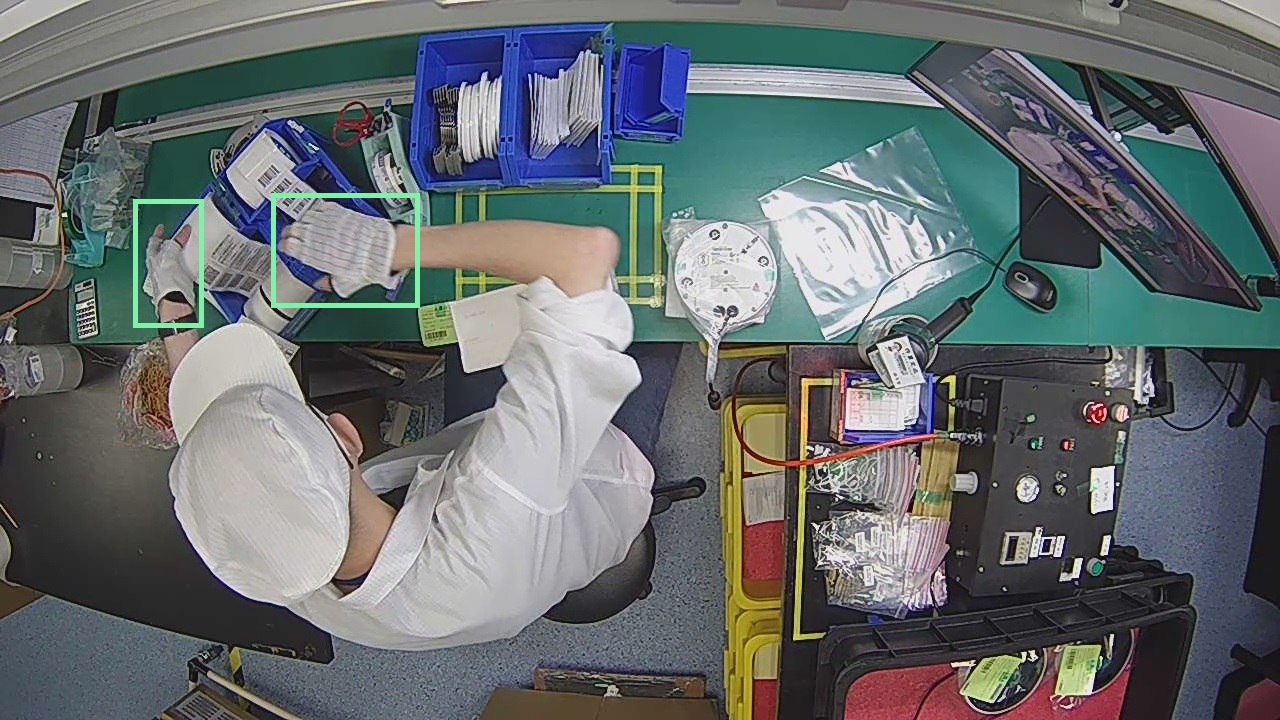
#> input picture 1096.jpg, 1280 x 720 px; its folder holds only this picture in this run
$ python Assignment1.py
#> lines starting #> are read from the running program, lines starting #| are printed output that depends on the picture; after the words box and inside, x2 and y2 are one past the last pixel; in counts of white or black regions, pixels touching at a corner belong together; long printed decimals are rounded
import numpy as np
import cv2
import glob
import yaml
import os
# import matplotlib.pyplot as plt

#import pathlab

corner_x=8 # number of chessboard corner in x direction
corner_y=6 # number of chessboard corner in y direction

# termination criteria
criteria = (cv2.TERM_CRITERIA_EPS + cv2.TERM_CRITERIA_MAX_ITER, 30, 0.01)

# prepare object points, like (0,0,0), (1,0,0), (2,0,0) ....,(6,5,0)
objp = np.zeros((corner_y*corner_x,3), np.float32)
objp[:,:2] = np.mgrid[0:corner_x,0:corner_y].T.reshape(-1,2)

# Arrays to store object points and image points from a ll the images.
objpoints = [] # 3d point in real world space
jpegpoints = [] # 2d points in image plane.

source_path = "" #ini untuk source image kita simpan kat mane??
#print(os.getcwd())
print('image found :',len(os.listdir()))

images = []
for i in os.listdir():
    if os.path.splitext(i)[1] == ".jpg":
        images.append(i)
        break

#images = glob.glob('D:\Image Vision')


# path = 'results'
# pathlib.Path(path).mkdir(parents=True, exist_ok=True)

found = 0
for fname in images: # here, 10 can be changed to whatever number you like to choose
    jpeg = cv2.imread(fname) # capture frame by frame
#> jpeg is the input picture: shape (720, 1280, 3); mean B, G, R 110.4, 108.8, 102.5
    cv2.imshow('jpeg', jpeg)

    cv2.waitKey(500)
    print(fname)
    gray = cv2.cvtColor(jpeg, cv2.COLOR_BGRA2GRAY)
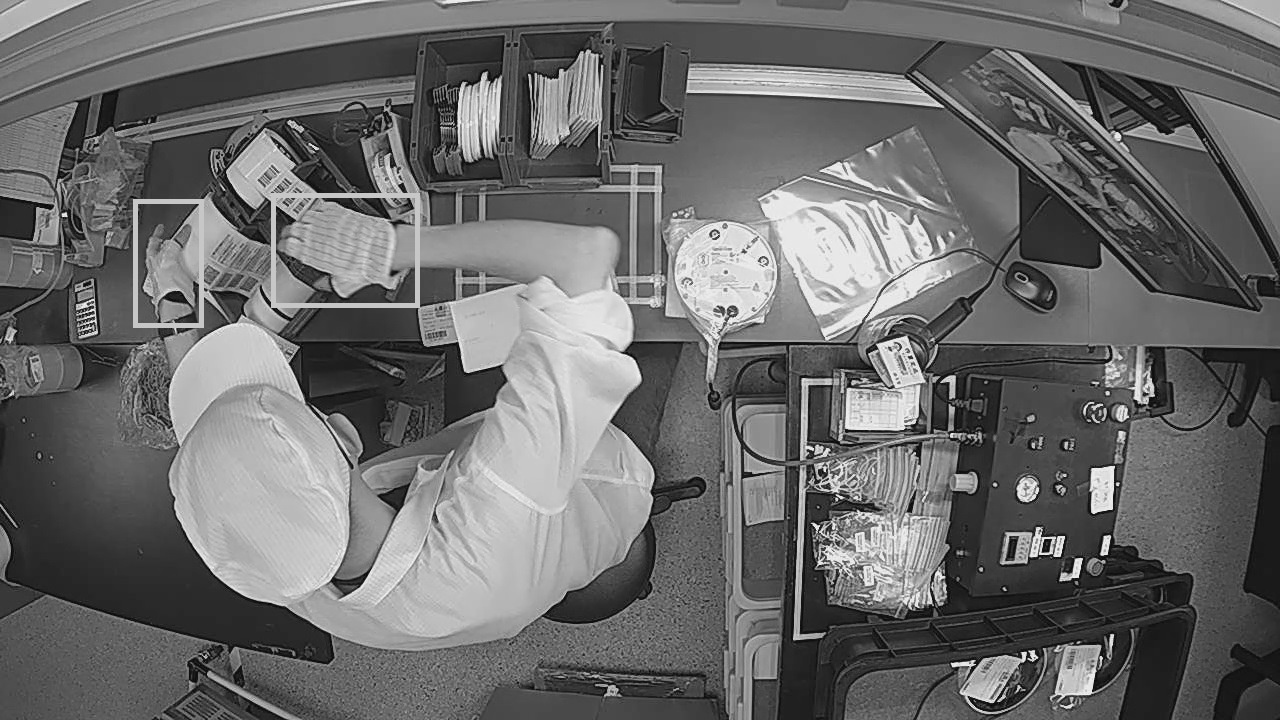
#> gray: shape (720, 1280); min 0, max 254, mean 107.1

    # find the chess noard corners
    ret, corners = cv2.findChessboardCorners(gray, (corner_x,corner_y), None)
#> ret = False; corners = None
    # if found, ass object points, image points (after refining them)
    x, y = gray.shape[:2]
    print(x, y)
#| 720 1280
    cv2.circle(jpeg,(int(y/2),int(x/2)), 5, (0, 0, 255), -1)
#> jpeg: shape (720, 1280, 3); 0.01% of pixels changed, all inside (x1, y1, x2, y2) = (635, 355, 646, 366)
    if ret == True:
        print(corners)
        objpoints.append(objp) #Certainly, every loop objp is the same in 3D
        corners2 = cv2.cornerSubPix(gray,corners,(20,5),(-1,-5),criteria)
        jpegpoints.append(corners2)
        # Draw and display the corners
        jpeg = cv2.drawChessboardCorners(jpeg, (corner_x,corner_y), corners2, ret)
        found += 1
        cv2.waitKey(0)
        # [6 lines of commented-out code are left out]


print("number of images used for calibration: ", found)

 # when everything done, release the capture
# cap.release()
# cv2.destroyAllWindows()

#calibration
#> (the run stopped early here; a loop or call above may not have finished)

$ run again, on 1676699585443271.jpg
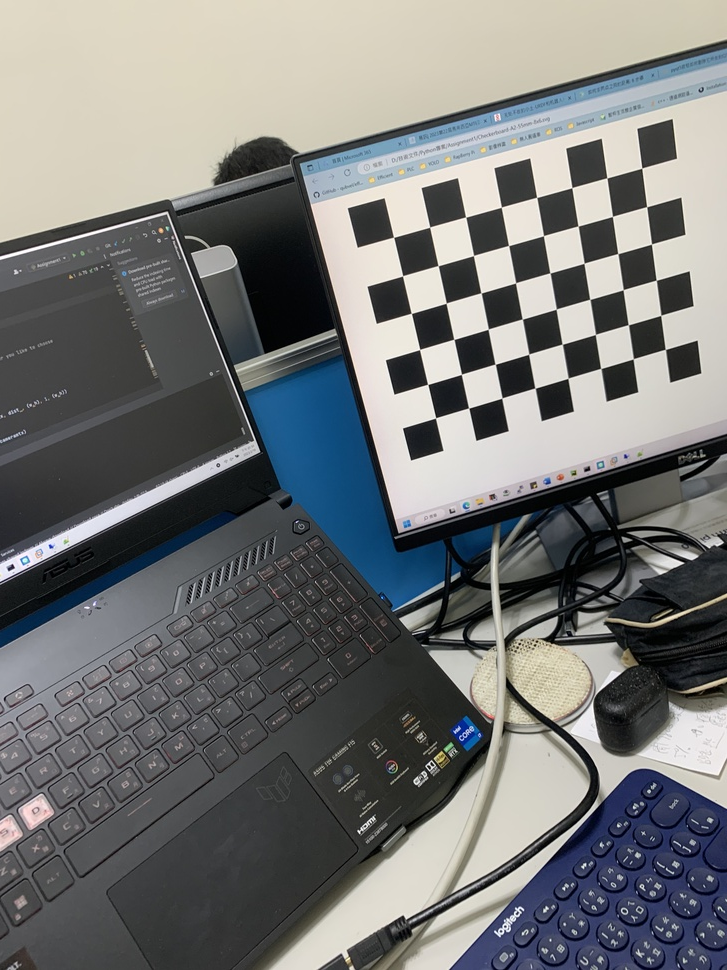
#> input picture 1676699585443271.jpg, 727 x 970 px, shrunk from 3024 x 4032 before the run
#> jpeg is the input picture: shape (970, 727, 3); mean B, G, R 118.1, 118.5, 117
#> `ret, corners = cv2.findChessboardCorners(gray, (corner_x,corner_y), No..`: ret = True; corners = 48 rows, first 8: [393.6, 237.3], [429.6, 227.1], [465.7, 217.1], [501.4, 207.2], [536.7, 197.4], [571.8, 187.7], [606.9, 177.9], [641.8, 168.1]
#| 970 727
#> (printed output is left out)
#> corners2 = 48 rows, first 8: [393.6, 237.2], [429.7, 227.1], [465.7, 217.1], [501.4, 207.2], [536.7, 197.4], [571.8, 187.6], [606.9, 177.8], [641.8, 168.1]
#> `jpeg = cv2.drawChessboardCorners(jpeg, (corner_x,corner_y), corners2, ..`:
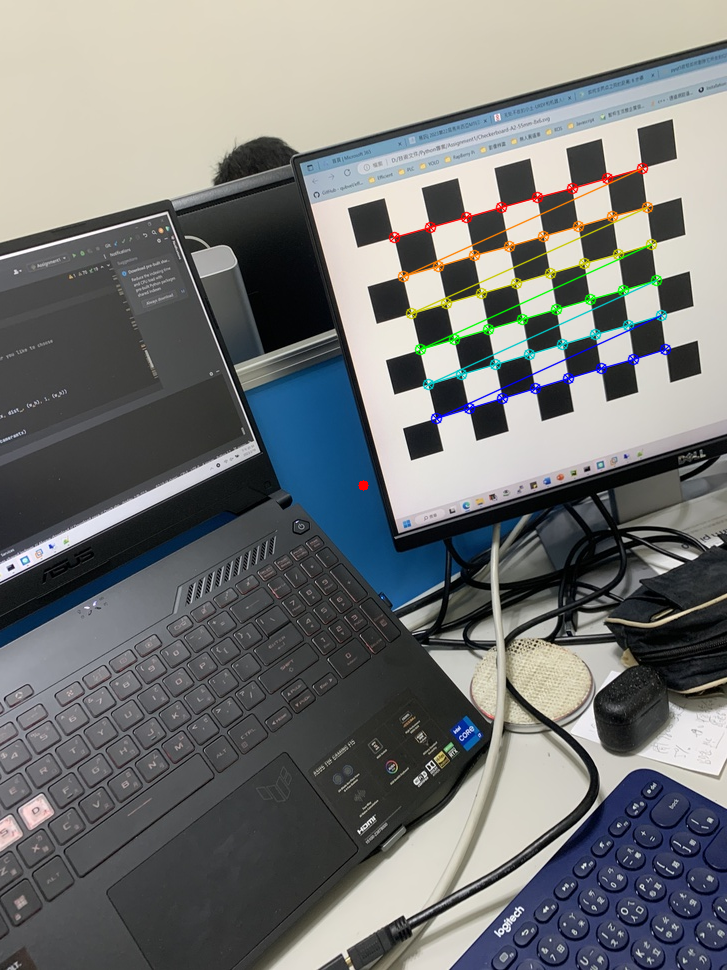
#> jpeg: shape (970, 727, 3); mean B, G, R 117.5, 118.4, 116.7
#> `ret, mtx, dist, rvecs, tvecs = cv2.calibrateCamera(objpoints, jpegpoin..`: ret = 0.0781; mtx = [[766.5, 0, 365.5], [0, 764.8, 505.2], [0, 0, 1]]; dist = [[0.234, -1.12, 0.00149, -0.00211, 1.73]]; rvecs = ([0.325, -0.113, -0.28],); tvecs = ([0.74, -7.05, 20.4],)
#> data = {'camera_matrix': [[766.5, 0, 365.5], [0, 764.8, 505.2], [0, 0, 1]], 'dist_coeff': [[0.234, -1.12, 0.00149, -0.00211, 1.73]]}
#| [[766.457   0.         365.539]
#|  [  0.         764.781 505.210]
#|  [  0.           0.           1.        ]]
#| [[ 2.33689789e-01 -1.12182827e+00  1.49492003e-03 -2.10665515e-03
#|    1.73372644e+00]]
#> newcameramtx = [[777.9, 0, 364.4], [0, 782.6, 504.4], [0, 0, 1]]; roi = (27, 32, 673, 916)
#> `x, y, w, h = roi`: x = 27; y = 32; w = 673; h = 916
#> `dst = dst[y:y+h, x:x+w]`:
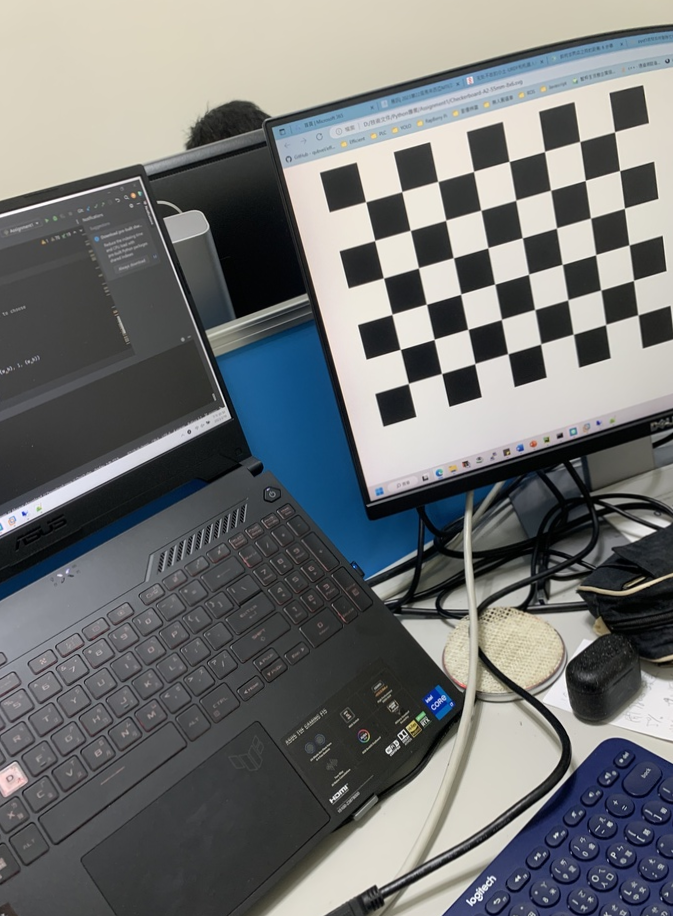
#> dst: shape (916, 673, 3); mean B, G, R 114.7, 114.6, 112.6

$ run again, on 16766995854490826.jpg
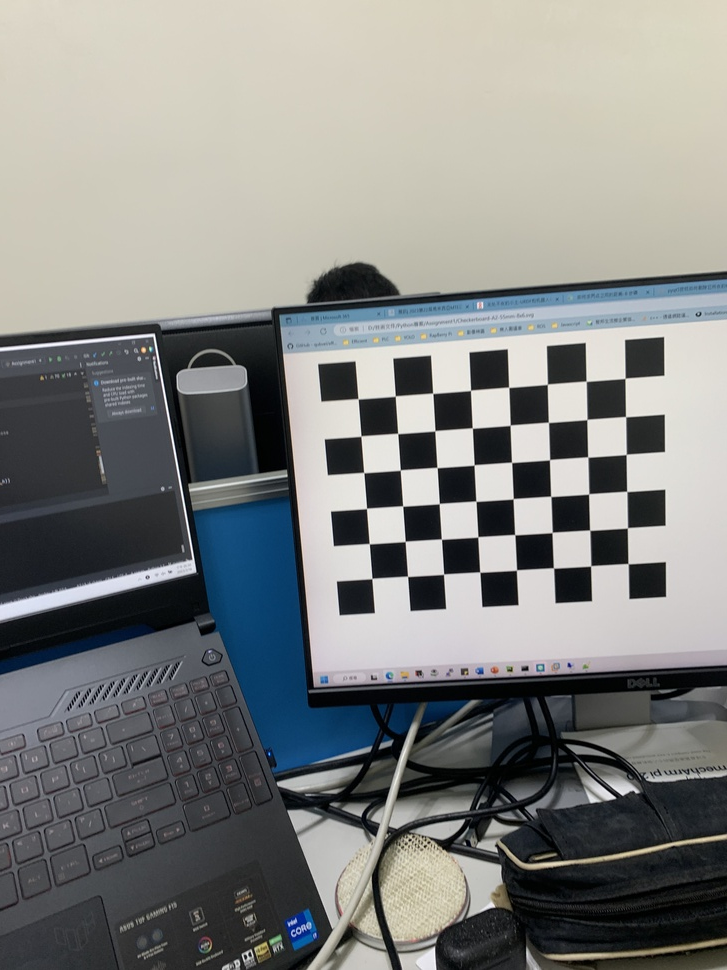
#> input picture 16766995854490826.jpg, 727 x 970 px, shrunk from 3024 x 4032 before the run
#> jpeg is the input picture: shape (970, 727, 3); mean B, G, R 129.6, 131.6, 130.1
#> `ret, corners = cv2.findChessboardCorners(gray, (corner_x,corner_y), No..`: ret = True; corners = 48 rows, first 8: [358.1, 398.9], [395.3, 396.1], [432.7, 393.3], [470.5, 390.4], [508.7, 387.3], [547.4, 384.3], [586.1, 381.2], [625, 378.4]
#| 970 727
#> (printed output is left out)
#> corners2 = 48 rows, first 8: [358.1, 398.8], [395.3, 396.1], [432.7, 393.3], [470.5, 390.3], [508.7, 387.3], [547.4, 384.2], [586.2, 381.2], [625.1, 378.3]
#> `jpeg = cv2.drawChessboardCorners(jpeg, (corner_x,corner_y), corners2, ..`:
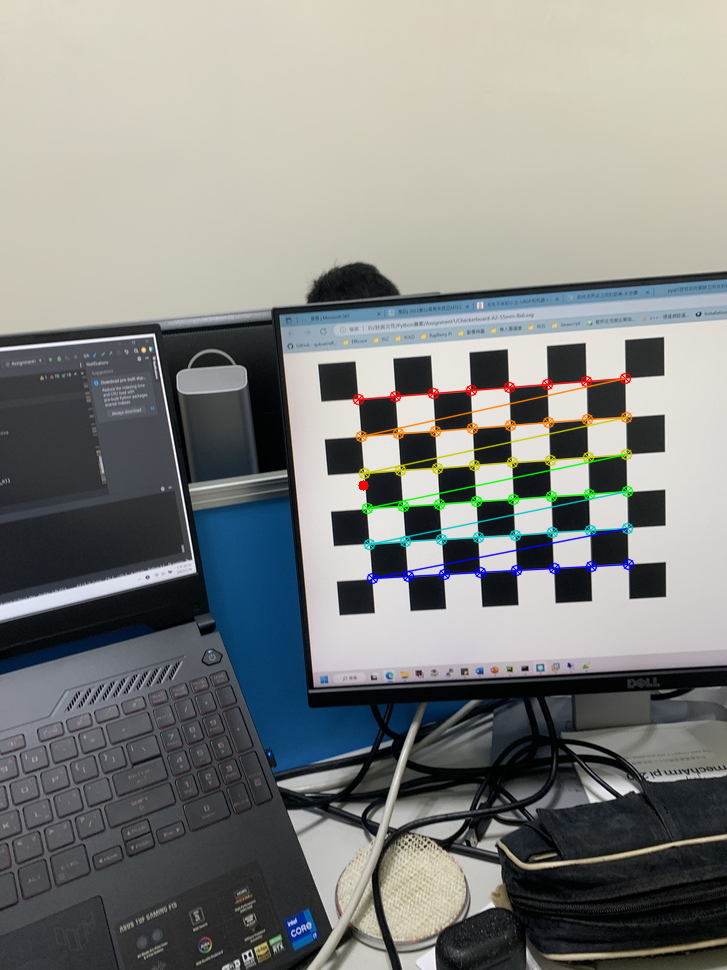
#> jpeg: shape (970, 727, 3); mean B, G, R 129, 131.5, 129.8
#> `ret, mtx, dist, rvecs, tvecs = cv2.calibrateCamera(objpoints, jpegpoin..`: ret = 0.0456; mtx = [[752.4, 0, 372.8], [0, 754.1, 488.2], [0, 0, 1]]; dist = [[0.215, -0.68, 1.44e-05, -0.000201, -0.75]]; rvecs = ([0.176, 0.0389, -0.071],); tvecs = ([-0.395, -2.39, 20.23],)
#> data = {'camera_matrix': [[752.4, 0, 372.8], [0, 754.1, 488.2], [0, 0, 1]], 'dist_coeff': [[0.215, -0.68, 1.44e-05, -0.000201, -0.75]]}
#| [[752.377   0.         372.805]
#|  [  0.         754.098 488.203]
#|  [  0.           0.           1.        ]]
#| [[ 2.15154622e-01 -6.80117061e-01  1.44478845e-05 -2.00707879e-04
#|   -7.50315327e-01]]
#> newcameramtx = [[705.7, 0, 379.3], [0, 95.99, 62.14], [0, 0, 1]]; roi = (30, 0, 678, 123)
#> `x, y, w, h = roi`: x = 30; y = 0; w = 678; h = 123
#> `dst = dst[y:y+h, x:x+w]`:
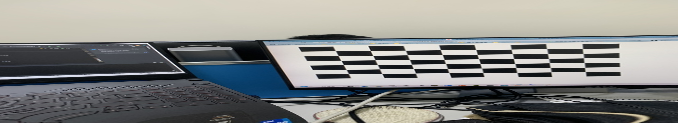
#> dst: shape (123, 678, 3); mean B, G, R 131.2, 133.3, 131.9

$ run again, on 16766995854521146.jpg
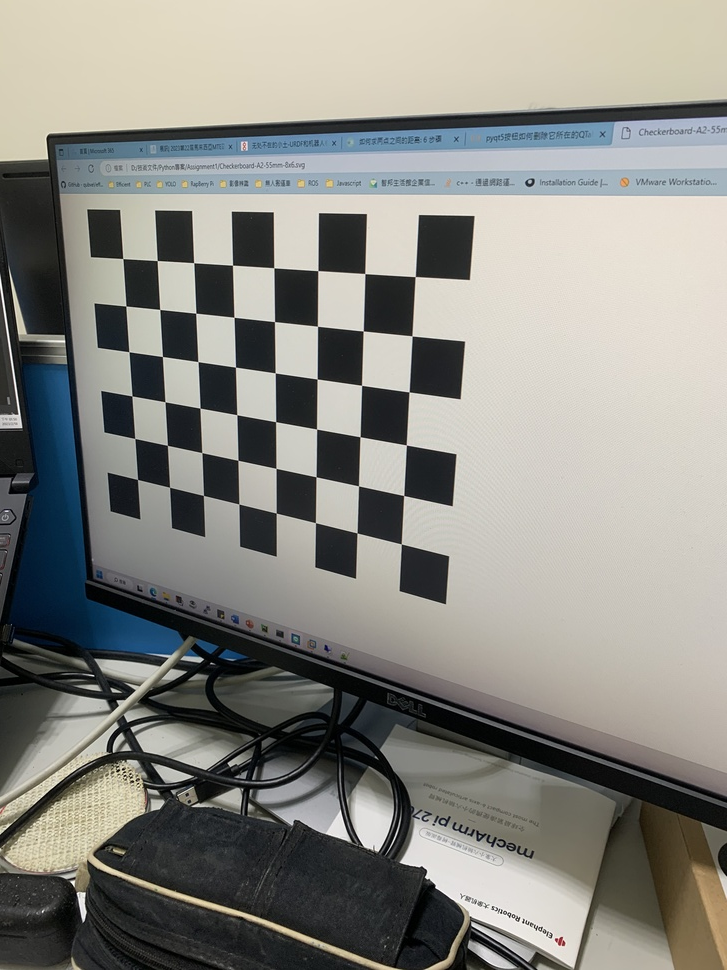
#> input picture 16766995854521146.jpg, 727 x 970 px, shrunk from 3024 x 4032 before the run
#> jpeg is the input picture: shape (970, 727, 3); mean B, G, R 131.5, 137.3, 137.7
#> `ret, corners = cv2.findChessboardCorners(gray, (corner_x,corner_y), No..`: ret = True; corners = 48 rows, first 8: [122.8, 258.5], [157.2, 260.5], [193.7, 262.6], [232.5, 265.2], [273.8, 267.8], [317.9, 270.6], [364.8, 273.5], [415.2, 276.6]
#| 970 727
#> (printed output is left out)
#> corners2 = 48 rows, first 8: [122.8, 258.5], [157.2, 260.6], [193.7, 262.7], [232.5, 265.2], [273.8, 267.7], [317.8, 270.6], [364.8, 273.5], [415.2, 276.6]
#> `jpeg = cv2.drawChessboardCorners(jpeg, (corner_x,corner_y), corners2, ..`:
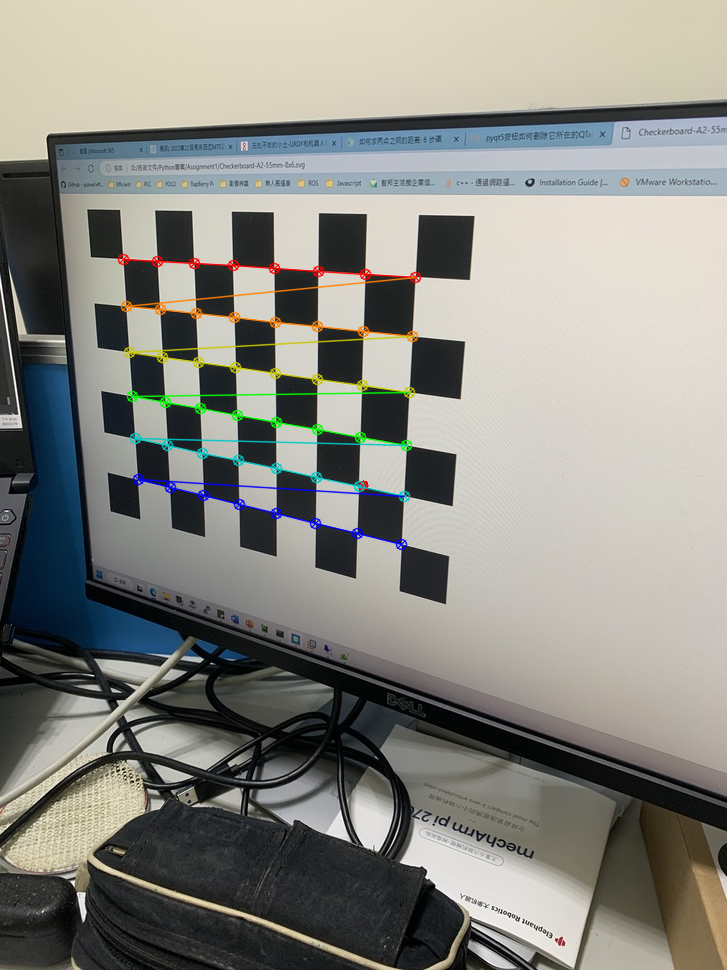
#> jpeg: shape (970, 727, 3); mean B, G, R 131.1, 137.5, 137.7
#> `ret, mtx, dist, rvecs, tvecs = cv2.calibrateCamera(objpoints, jpegpoin..`: ret = 0.0592; mtx = [[731.7, 0, 375.2], [0, 726, 479.6], [0, 0, 1]]; dist = [[0.259, -1.13, 0.00171, -0.000855, 1.52]]; rvecs = ([0.292, 0.509, 0.115],); tvecs = ([-5.39, -4.77, 15.93],)
#> data = {'camera_matrix': [[731.7, 0, 375.2], [0, 726, 479.6], [0, 0, 1]], 'dist_coeff': [[0.259, -1.13, 0.00171, -0.000855, 1.52]]}
#| [[731.699   0.         375.171]
#|  [  0.         726.015 479.637]
#|  [  0.           0.           1.        ]]
#| [[ 2.59270103e-01 -1.12805085e+00  1.70946115e-03 -8.55168944e-04
#|    1.52253607e+00]]
#> newcameramtx = [[743.9, 0, 374.5], [0, 743, 481.5], [0, 0, 1]]; roi = (27, 29, 678, 908)
#> `x, y, w, h = roi`: x = 27; y = 29; w = 678; h = 908
#> `dst = dst[y:y+h, x:x+w]`:
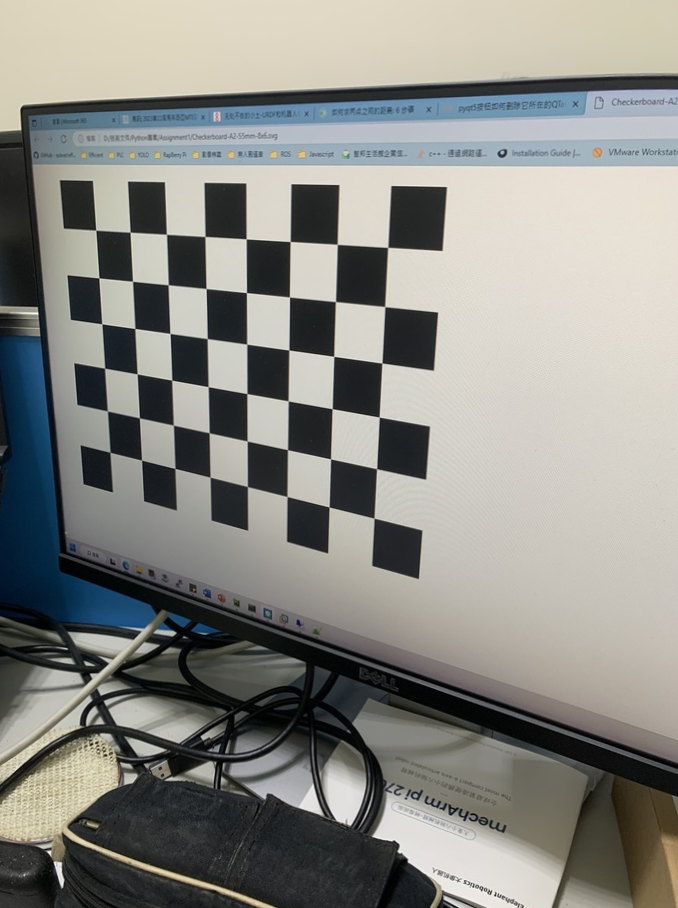
#> dst: shape (908, 678, 3); mean B, G, R 132.8, 137.9, 137.8
